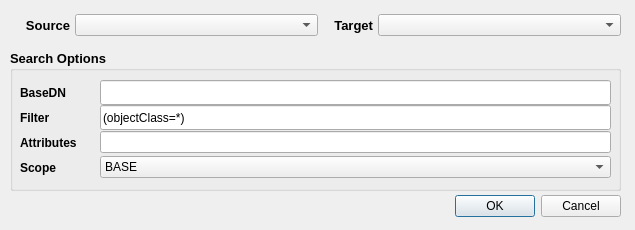
<?xml version="1.0" encoding="UTF-8"?>
<ui version="4.0">
 <class>SeachOptions</class>
 <widget class="QDialog" name="SeachOptions">
  <property name="geometry">
   <rect>
    <x>0</x>
    <y>0</y>
    <width>635</width>
    <height>230</height>
   </rect>
  </property>
  <property name="windowTitle">
   <string>Compare LDAPs</string>
  </property>
  <widget class="QDialogButtonBox" name="buttonBox">
   <property name="geometry">
    <rect>
     <x>0</x>
     <y>190</y>
     <width>621</width>
     <height>32</height>
    </rect>
   </property>
   <property name="orientation">
    <enum>Qt::Horizontal</enum>
   </property>
   <property name="standardButtons">
    <set>QDialogButtonBox::Cancel|QDialogButtonBox::Ok</set>
   </property>
  </widget>
  <widget class="QGroupBox" name="groupBox_seachOptions">
   <property name="geometry">
    <rect>
     <x>10</x>
     <y>50</y>
     <width>611</width>
     <height>141</height>
    </rect>
   </property>
   <property name="font">
    <font>
     <family>Arial</family>
     <pointsize>10</pointsize>
     <weight>75</weight>
     <bold>true</bold>
    </font>
   </property>
   <property name="title">
    <string>Search Options</string>
   </property>
   <widget class="QWidget" name="gridLayoutWidget">
    <property name="geometry">
     <rect>
      <x>10</x>
      <y>30</y>
      <width>591</width>
      <height>102</height>
     </rect>
    </property>
    <layout class="QGridLayout" name="gridLayout">
     <property name="spacing">
      <number>0</number>
     </property>
     <item row="0" column="1">
      <widget class="QLineEdit" name="lineEdit_basedn">
       <property name="minimumSize">
        <size>
         <width>0</width>
         <height>25</height>
        </size>
       </property>
       <property name="font">
        <font>
         <weight>50</weight>
         <bold>false</bold>
        </font>
       </property>
      </widget>
     </item>
     <item row="0" column="0">
      <widget class="QLabel" name="label_basedn">
       <property name="minimumSize">
        <size>
         <width>80</width>
         <height>25</height>
        </size>
       </property>
       <property name="maximumSize">
        <size>
         <width>60</width>
         <height>25</height>
        </size>
       </property>
       <property name="font">
        <font>
         <family>Arial</family>
         <pointsize>9</pointsize>
         <weight>75</weight>
         <bold>true</bold>
        </font>
       </property>
       <property name="text">
        <string>BaseDN</string>
       </property>
       <property name="alignment">
        <set>Qt::AlignLeading|Qt::AlignLeft|Qt::AlignVCenter</set>
       </property>
      </widget>
     </item>
     <item row="1" column="0">
      <widget class="QLabel" name="label_filter">
       <property name="minimumSize">
        <size>
         <width>80</width>
         <height>25</height>
        </size>
       </property>
       <property name="maximumSize">
        <size>
         <width>60</width>
         <height>25</height>
        </size>
       </property>
       <property name="font">
        <font>
         <family>Arial</family>
         <pointsize>9</pointsize>
         <weight>75</weight>
         <bold>true</bold>
        </font>
       </property>
       <property name="text">
        <string>Filter</string>
       </property>
       <property name="alignment">
        <set>Qt::AlignLeading|Qt::AlignLeft|Qt::AlignVCenter</set>
       </property>
      </widget>
     </item>
     <item row="2" column="0">
      <widget class="QLabel" name="label_attributes">
       <property name="minimumSize">
        <size>
         <width>80</width>
         <height>25</height>
        </size>
       </property>
       <property name="maximumSize">
        <size>
         <width>60</width>
         <height>25</height>
        </size>
       </property>
       <property name="font">
        <font>
         <family>Arial</family>
         <pointsize>9</pointsize>
         <weight>75</weight>
         <bold>true</bold>
        </font>
       </property>
       <property name="text">
        <string>Attributes</string>
       </property>
       <property name="alignment">
        <set>Qt::AlignLeading|Qt::AlignLeft|Qt::AlignVCenter</set>
       </property>
      </widget>
     </item>
     <item row="1" column="1">
      <widget class="QLineEdit" name="lineEdit_filter">
       <property name="minimumSize">
        <size>
         <width>0</width>
         <height>25</height>
        </size>
       </property>
       <property name="font">
        <font>
         <pointsize>9</pointsize>
         <weight>50</weight>
         <bold>false</bold>
        </font>
       </property>
       <property name="text">
        <string>(objectClass=*)</string>
       </property>
      </widget>
     </item>
     <item row="2" column="1">
      <widget class="QLineEdit" name="lineEdit_attributes">
       <property name="font">
        <font>
         <pointsize>9</pointsize>
         <weight>50</weight>
         <bold>false</bold>
        </font>
       </property>
      </widget>
     </item>
     <item row="3" column="1">
      <widget class="QComboBox" name="comboBox_scope">
       <property name="font">
        <font>
         <pointsize>9</pointsize>
         <weight>50</weight>
         <bold>false</bold>
        </font>
       </property>
       <item>
        <property name="text">
         <string>BASE</string>
        </property>
       </item>
       <item>
        <property name="text">
         <string>LEVEL</string>
        </property>
       </item>
       <item>
        <property name="text">
         <string>SUBTREE</string>
        </property>
       </item>
      </widget>
     </item>
     <item row="3" column="0">
      <widget class="QLabel" name="label_scope">
       <property name="minimumSize">
        <size>
         <width>80</width>
         <height>25</height>
        </size>
       </property>
       <property name="maximumSize">
        <size>
         <width>60</width>
         <height>25</height>
        </size>
       </property>
       <property name="font">
        <font>
         <family>Arial</family>
         <pointsize>9</pointsize>
         <weight>75</weight>
         <bold>true</bold>
        </font>
       </property>
       <property name="text">
        <string>Scope</string>
       </property>
       <property name="alignment">
        <set>Qt::AlignLeading|Qt::AlignLeft|Qt::AlignVCenter</set>
       </property>
      </widget>
     </item>
    </layout>
   </widget>
  </widget>
  <widget class="QWidget" name="horizontalLayoutWidget">
   <property name="geometry">
    <rect>
     <x>10</x>
     <y>10</y>
     <width>611</width>
     <height>31</height>
    </rect>
   </property>
   <layout class="QHBoxLayout" name="horizontalLayout">
    <property name="spacing">
     <number>5</number>
    </property>
    <item>
     <widget class="QLabel" name="label_source">
      <property name="minimumSize">
       <size>
        <width>60</width>
        <height>25</height>
       </size>
      </property>
      <property name="maximumSize">
       <size>
        <width>60</width>
        <height>25</height>
       </size>
      </property>
      <property name="font">
       <font>
        <family>Arial</family>
        <pointsize>10</pointsize>
        <weight>75</weight>
        <bold>true</bold>
       </font>
      </property>
      <property name="text">
       <string>Source</string>
      </property>
      <property name="alignment">
       <set>Qt::AlignRight|Qt::AlignTrailing|Qt::AlignVCenter</set>
      </property>
     </widget>
    </item>
    <item>
     <widget class="QComboBox" name="comboBox_2"/>
    </item>
    <item>
     <widget class="QLabel" name="label_target">
      <property name="minimumSize">
       <size>
        <width>50</width>
        <height>25</height>
       </size>
      </property>
      <property name="maximumSize">
       <size>
        <width>20</width>
        <height>25</height>
       </size>
      </property>
      <property name="font">
       <font>
        <family>Arial</family>
        <pointsize>10</pointsize>
        <weight>75</weight>
        <bold>true</bold>
       </font>
      </property>
      <property name="layoutDirection">
       <enum>Qt::LeftToRight</enum>
      </property>
      <property name="text">
       <string>Target</string>
      </property>
      <property name="alignment">
       <set>Qt::AlignRight|Qt::AlignTrailing|Qt::AlignVCenter</set>
      </property>
     </widget>
    </item>
    <item>
     <widget class="QComboBox" name="comboBox"/>
    </item>
   </layout>
  </widget>
 </widget>
 <resources/>
 <connections>
  <connection>
   <sender>buttonBox</sender>
   <signal>accepted()</signal>
   <receiver>SeachOptions</receiver>
   <slot>accept()</slot>
   <hints>
    <hint type="sourcelabel">
     <x>248</x>
     <y>254</y>
    </hint>
    <hint type="destinationlabel">
     <x>157</x>
     <y>274</y>
    </hint>
   </hints>
  </connection>
  <connection>
   <sender>buttonBox</sender>
   <signal>rejected()</signal>
   <receiver>SeachOptions</receiver>
   <slot>reject()</slot>
   <hints>
    <hint type="sourcelabel">
     <x>316</x>
     <y>260</y>
    </hint>
    <hint type="destinationlabel">
     <x>286</x>
     <y>274</y>
    </hint>
   </hints>
  </connection>
 </connections>
</ui>
